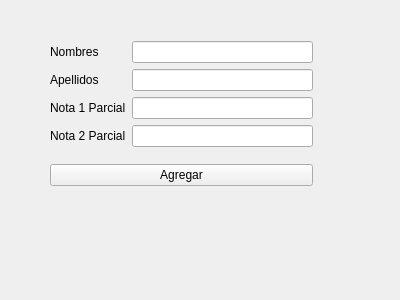
<?xml version="1.0" encoding="UTF-8"?>
<ui version="4.0">
 <class>IngresoDatosForm</class>
 <widget class="QWidget" name="IngresoDatosForm">
  <property name="geometry">
   <rect>
    <x>0</x>
    <y>0</y>
    <width>400</width>
    <height>300</height>
   </rect>
  </property>
  <property name="windowTitle">
   <string>Form</string>
  </property>
  <widget class="QWidget" name="widget" native="true">
   <property name="geometry">
    <rect>
     <x>50</x>
     <y>30</y>
     <width>263</width>
     <height>169</height>
    </rect>
   </property>
   <layout class="QGridLayout" name="gridLayout_2">
    <item row="0" column="0">
     <layout class="QGridLayout" name="gridLayout">
      <item row="0" column="0">
       <widget class="QLabel" name="label">
        <property name="text">
         <string>Nombres</string>
        </property>
       </widget>
      </item>
      <item row="0" column="1">
       <widget class="QLineEdit" name="nombresLineEdit"/>
      </item>
      <item row="1" column="0">
       <widget class="QLabel" name="label_2">
        <property name="text">
         <string>Apellidos</string>
        </property>
       </widget>
      </item>
      <item row="1" column="1">
       <widget class="QLineEdit" name="apellidosLineEdit"/>
      </item>
      <item row="2" column="0">
       <widget class="QLabel" name="label_3">
        <property name="text">
         <string>Nota 1 Parcial</string>
        </property>
       </widget>
      </item>
      <item row="2" column="1">
       <widget class="QLineEdit" name="nota1LineEdit"/>
      </item>
      <item row="3" column="0">
       <widget class="QLabel" name="label_4">
        <property name="text">
         <string>Nota 2 Parcial</string>
        </property>
       </widget>
      </item>
      <item row="3" column="1">
       <widget class="QLineEdit" name="nota2LineEdit"/>
      </item>
     </layout>
    </item>
    <item row="1" column="0">
     <widget class="QPushButton" name="pushButton">
      <property name="text">
       <string>Agregar</string>
      </property>
     </widget>
    </item>
   </layout>
  </widget>
 </widget>
 <resources/>
 <connections/>
</ui>
